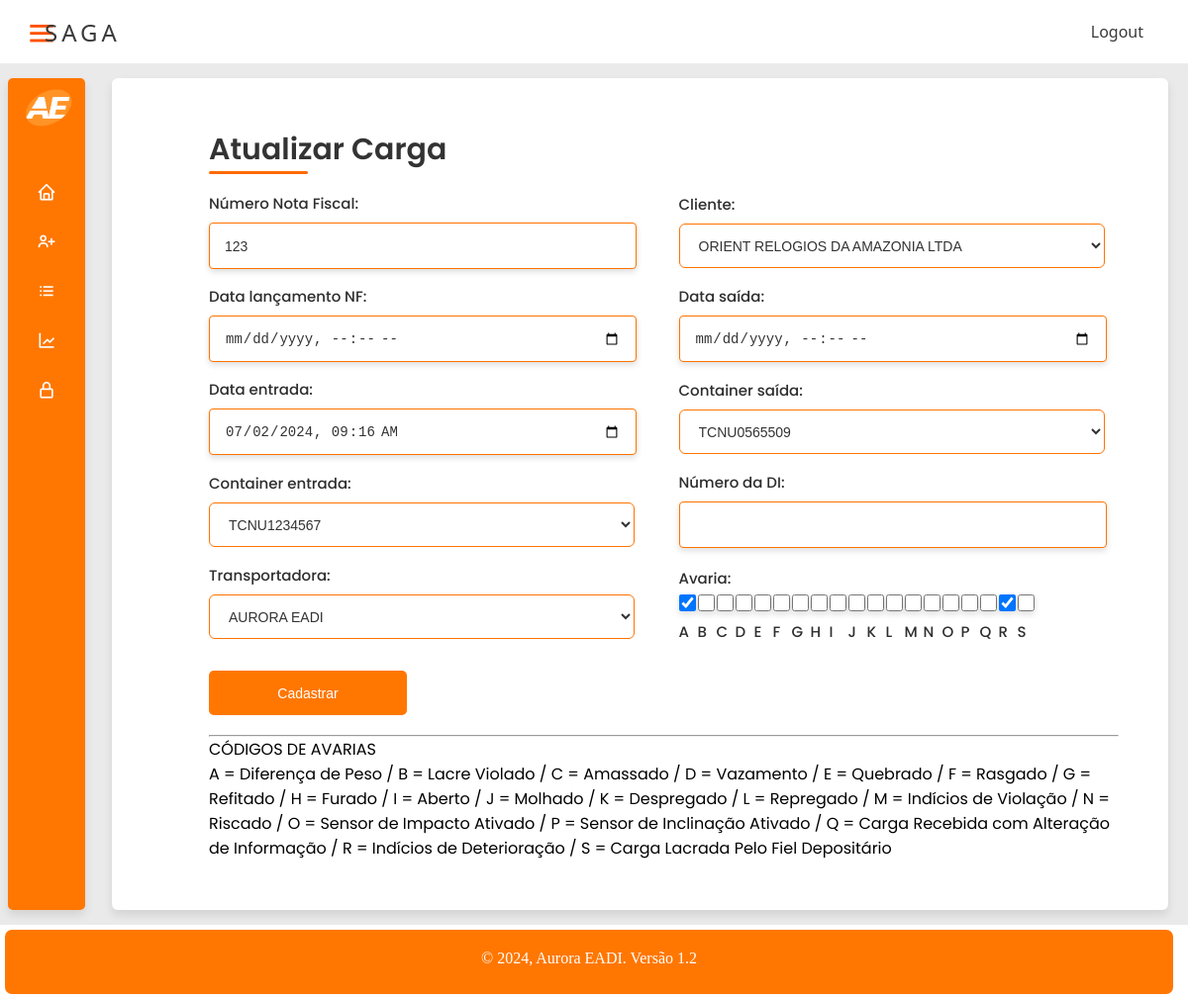
Page /main/carga-update/1/ (signed in) on the committed database.
### main/models.py (models this page shows, shortened)
class Carga(models.Model):
    numero_Nota_Fiscal = models.CharField(max_length=20)
    data_Lançamento_NF = models.DateTimeField(auto_now=False, blank=True, null=True)
    numero_DI = models.CharField(max_length=30, blank=True, null=True)
    data_entrada = models.DateTimeField(auto_now=False)
    data_saida = models.DateTimeField(auto_now=False, null=True, blank=True)
    container_entrada = models.ForeignKey(Container, on_delete=models.PROTECT, related_name='carga_entrada_set')
    container_saida = models.ForeignKey(Container, on_delete=models.PROTECT, related_name='carga_saida_set', blank=True, null=True)
    cliente = models.ForeignKey(Cliente, on_delete=models.PROTECT)
    transportadora = models.ForeignKey(Transportadora, on_delete=models.PROTECT)
    quantidade_de_caixas_ou_volume = models.CharField(max_length=5)
    avaria = models.ManyToManyField(AvariaCarga, blank=True, null=True)

class AvariaCarga(models.Model):
    avaria = models.CharField(max_length=100, unique=True)
    def __str__(self):
        return self.avaria.upper()

### main/views.py (the view)
# urls.py: re_path(r'carga-update/(?P<id>\d+)/$', carga_update, name='main_carga_update'),
@login_required
def carga_update(request, id):
    data = {}
    carga = Carga.objects.get(id=id)
    form = CargaForm(request.POST or None, instance=carga)
    data['carga'] = carga
    data['form'] = form
    if request.method == 'POST':
        if form.is_valid():
            form.save()
            return redirect('main_lista_carga')
    else:
        return render(request, 'main/update_carga.html', data)

### main/forms.py
class CargaForm(ModelForm):
    class Meta:
        model = Carga
        fields = '__all__'
        widgets = {
            'data_Lançamento_NF': DateTimeInput(attrs={'class': 'form-control', 'type': 'datetime-local'}, format='%Y-%m-%dT%H:%M:%S'),
            'data_entrada': DateTimeInput(attrs={'class': 'form-control', 'type': 'datetime-local'}, format='%Y-%m-%dT%H:%M:%S'),
            'data_saida': DateTimeInput(attrs={'class': 'form-control', 'type': 'datetime-local'}, format='%Y-%m-%dT%H:%M:%S'),
            'avaria': CheckboxSelectMultiple(),
        }

### main/models.py (called while the page is built)
    def __str__(self):
        return self.nome

    def __str__(self):
        return self.nome

    def __str__(self):
        return self.numero

### main/templates/main/update_carga.html (shortened to what this page needs)
{% extends "base.html" %}
{% load static %}
{% block main %}
        <header>Atualizar Carga</header>
        <form method="post" action="{% url 'main_carga_update' carga.id %}" class="form">
            <div class="form-first">
                <div class="fields">
                    <div class="input-field">
                        <label for="id_numero_Nota_Fiscal">Número Nota Fiscal:</label>
                        {{ form.numero_Nota_Fiscal }}
                    </div>
                    <div class="input-field">
                        <label for="id_cliente">Cliente:</label>
                        {{ form.cliente }}
                    </div>
                    <div class="input-field">
                        <label for="id_data_Lançamento_NF">Data lançamento NF:</label>
                        {{ form.data_Lançamento_NF }}
                    </div>
                    <div class="input-field">
                        <label for="id_data_saida">Data saída:</label>
                        {{ form.data_saida }}
                    </div>
                    <div class="input-field">
                        <label for="id_data_entrada">Data entrada:</label>
                        {{ form.data_entrada }}
                    </div>
                    <div class="input-field">
                        <label for="id_container_saida">Container saída:</label>
                        {{ form.container_saida }}
                    </div>
                    <div class="input-field">
                        <label for="id_container_entrada">Container entrada:</label>
                        {{ form.container_entrada }}
                    </div>
                    <div class="input-field">
                        <label for="id_numero_DI">Número da DI:</label>
                        {{ form.numero_DI }}
                    </div>
                    <div class="input-field">
                        <label for="id_transportadora">Transportadora:</label>
                        {{ form.transportadora }}
                    </div>
                    <div class="input-field">
                        <label for="id_avaria">Avaria:</label>
                        {{ form.avaria }}
                    </div>
                </div>
                <button type="submit" class="nextBtn">
                    <span class="btnText">Cadastrar</span>
                </button>
                <hr>
                CÓDIGOS DE AVARIAS </div>
                A = Diferença de Peso /
                B = Lacre Violado /
                C = Amassado /
                D = Vazamento /
                E = Quebrado /
                F = Rasgado /
                G = Refitado /
                H = Furado /
                I = Aberto /
                J = Molhado /
                K = Despregado /
                L = Repregado /
                M = Indícios de Violação /
                N = Riscado /
                O = Sensor de Impacto Ativado /
                P = Sensor de Inclinação Ativado /
                Q = Carga Recebida com Alteração de Informação /
                R = Indícios de Deterioração /
                S = Carga Lacrada Pelo Fiel Depositário
            </div>
{% endblock %}

### static/assets/style.css (style rules this page uses)
* { margin: 0; }
:root { --color_Blue: #ffb300; --color_Dark1: #ff7700; --color_Dark2: #ffb300; --color_Light1: #fff; --color_Light2: #ffffff; }
.content header { position: relative; font-size: 30px; font-weight: 600; color: #333; padding-left: 6vh; }
.content header::before { content: ""; position: absolute; left: 6vh; bottom: -2px; height: 3px; width: 100px; border-radius: 8px; background-color: rgb(255, 106, 0); }
.content form { position: relative; margin-top: 16px; padding-left: 6vh; min-height: 490px; background-color: #fff; overflow: hidden; height: auto; }
.content form .fields { display: flex; align-items: center; justify-content: space-between; flex-wrap: wrap; }
form .fields .input-field { display: flex; width: calc(100% / 2 - 15px); flex-direction: column; margin: 4px 0; }
.input-field label { font-size: 15px; font-weight: 500; color: #2e2e2e; }
.input-field input { outline: none; font-size: 14px; font-weight: 400; color: #333; border-radius: 6px; border: 1px solid #ff7300; padding: 0 15px; height: 45px; width: 400px; border-radius: 4px; margin: 8px 0; }
.input-field select { outline: none; font-size: 14px; font-weight: 400; color: #333; border-radius: 6px; border: 1px solid #ff7300; padding: 0 15px; height: 45px; width: 430px; margin: 8px 0; background-color: #fff; }
.container form button, .backBtn { display: flex; align-items: center; justify-content: center; height: 45px; max-width: 200px; width: 100%; border: none; outline: none; color: #ffffff; border-radius: 5px; margin: 20px 0; background-color: #ff7700; transition: all 0.3s linear; cursor: pointer; }
.container form .btnText { font-size: 14px; font-weight: 400; background-color: #ff7700; }
:root { --blue: #ff7700; --white: #fff; --gray: #f5f5f5; --black1: #222; --black2: #999; }
.input-field input[type="checkbox"] { margin-top: 5px; margin-right: 2px; cursor: pointer; width: 17px; height: 17px; background-color: transparent; }
.input-field #id_avaria { display: inline-flex; align-items: center; margin-right: 20px; width: calc(100% / 3 - 20px); cursor: pointer; }

### rows in the picture
Carga: numero_Nota_Fiscal "123", cliente "ORIENT RELOGIOS DA AMAZONIA LTDA", data_entrada "07/02/2024 09:16", container_saida "TCNU0565509", container_entrada "TCNU1234567", transportadora "AURORA EADI"
AvariaCarga: avaria "☑ ☐ ☐ ☐ ☐ ☐ ☐ ☐ ☐ ☐ ☐ ☐ ☐ ☐ ☐ ☐ ☐ ☑ ☐"
